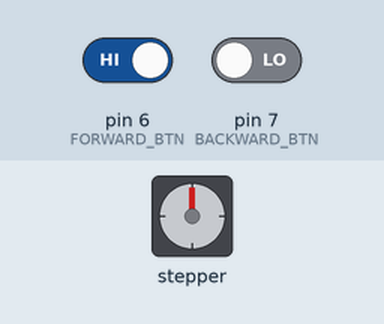
Recording of a sketch running on a simulated Arduino Uno, built with avr-gcc and run on an emulated ATmega328P. Parts: stepper motor. Wiring (inferred from the names in the program): stepper motor (2048 steps per turn assumed): coils pin 2, pin 4, pin 3, pin 5. Inputs (shaded band) come from the test bench; at power-on: pin 6 (FORWARD_BTN) HIGH, pin 7 (BACKWARD_BTN) LOW.

Above: at 1.2 s.
1.3 s: pin 6 (FORWARD_BTN) driven LOW and pin 7 (BACKWARD_BTN) driven HIGH
4.3 s: pin 6 (FORWARD_BTN) driven HIGH
At 4.8 s:
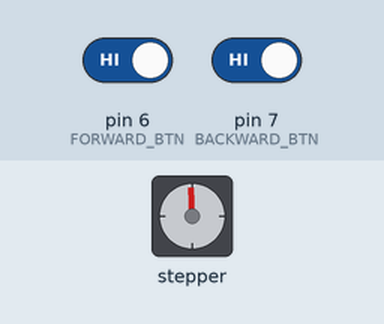
5.8 s: pin 7 (BACKWARD_BTN) driven LOW
At 19.9 s:
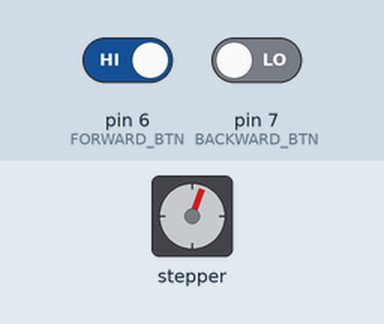
Timing chart, 0 to 21.0 s (numbered marks = the images above; inputs shaded):
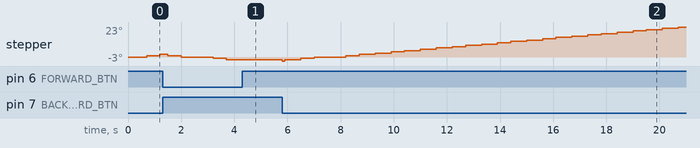

The sketch:

telescope_focus_control.ino
```cpp
#define COIL1_PIN1 5
#define COIL1_PIN2 4
#define COIL2_PIN1 3
#define COIL2_PIN2 2

#define STEP_TIME_MS 100
#define FORWARD 1
#define BACKWARD 0
#define STOPPED 2

#define FORWARD_BTN 6
#define BACKWARD_BTN 7

#define BTN_ACTIVE LOW
#define BTN_INACTIVE HIGH

void setup() {
  pinMode(COIL1_PIN1, OUTPUT);
  pinMode(COIL1_PIN2, OUTPUT);
  pinMode(COIL2_PIN1, OUTPUT);
  pinMode(COIL2_PIN2, OUTPUT);

  pinMode(FORWARD_BTN, INPUT);
  pinMode(BACKWARD_BTN, INPUT);

  Serial.begin(9600);
}

void state1() {
  digitalWrite(COIL1_PIN1, HIGH);
  digitalWrite(COIL1_PIN2, LOW);
  digitalWrite(COIL2_PIN1, HIGH);
  digitalWrite(COIL2_PIN2, LOW);
}

void state2() {
  digitalWrite(COIL1_PIN1, LOW);
  digitalWrite(COIL1_PIN2, HIGH);
  digitalWrite(COIL2_PIN1, HIGH);
  digitalWrite(COIL2_PIN2, LOW);
}

void state3() {
  digitalWrite(COIL1_PIN1, LOW);
  digitalWrite(COIL1_PIN2, HIGH);
  digitalWrite(COIL2_PIN1, LOW);
  digitalWrite(COIL2_PIN2, HIGH);
}

void state4() {
  digitalWrite(COIL1_PIN1, HIGH);
  digitalWrite(COIL1_PIN2, LOW);
  digitalWrite(COIL2_PIN1, LOW);
  digitalWrite(COIL2_PIN2, HIGH);
}

void poweredDown() {
  digitalWrite(COIL1_PIN1, LOW);
  digitalWrite(COIL1_PIN2, LOW);
  digitalWrite(COIL2_PIN1, LOW);
  digitalWrite(COIL2_PIN2, LOW);
}

void (*STATE_LOOP[4]) () = {state1, state2, state3, state4};

int CURRENT_STATE_IDX = 0;
int DIRECTION = STOPPED;

void loop() {
  int btn_forward_state = digitalRead(FORWARD_BTN);
  int btn_backward_state = digitalRead(BACKWARD_BTN);

  if (btn_forward_state == BTN_ACTIVE && btn_backward_state == BTN_INACTIVE) {
    DIRECTION = FORWARD;
  }
  else if(btn_forward_state == BTN_INACTIVE && btn_backward_state == BTN_ACTIVE) {
    DIRECTION = BACKWARD;
  } else {
    DIRECTION = STOPPED;
  }

  if (DIRECTION == STOPPED) {
    poweredDown();
    return;
  }

  STATE_LOOP[CURRENT_STATE_IDX]();
  delay(STEP_TIME_MS);
  if (DIRECTION == FORWARD) {
    CURRENT_STATE_IDX++;
  } else {
    CURRENT_STATE_IDX--;
  }

  if (CURRENT_STATE_IDX == -1) {
    CURRENT_STATE_IDX = 3;
  }
  CURRENT_STATE_IDX %= 4;
}
```

Measured:
- after the input at 4.3 s, stepper: stays -2° (without the input it goes to -3° after 0.00 s)
